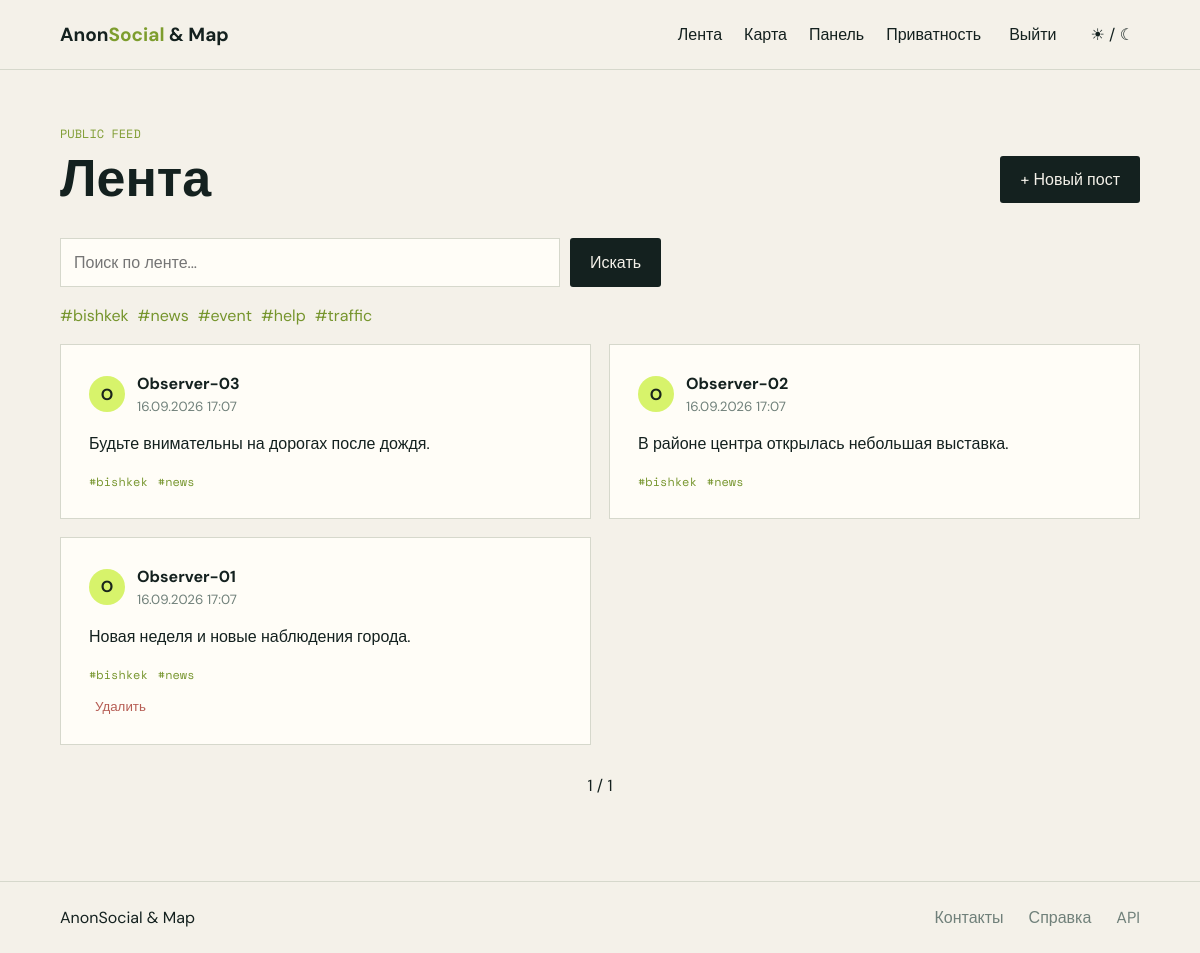
Page /feed/ (signed in) on the committed database.
### core/models.py (models this page shows, shortened)
class Tag(models.Model):
    name = models.CharField(max_length=40, unique=True)

class AnonymousPost(models.Model):
    author = models.ForeignKey(AnonUser, on_delete=models.CASCADE, related_name='posts')
    content = models.TextField(max_length=5000)
    image = models.ImageField(upload_to='posts/%Y/%m/', blank=True, null=True, validators=[validate_image])
    created_at = models.DateTimeField(auto_now_add=True, db_index=True)
    updated_at = models.DateTimeField(auto_now=True)
    is_hidden = models.BooleanField(default=False)
    tags = models.ManyToManyField(Tag, blank=True, related_name='posts')
    class Meta:
        ordering = ['-created_at']
        indexes = [models.Index(fields=['-created_at', 'is_hidden'])]

class AnonUser(AbstractUser):
    anon_code = models.UUIDField(default=uuid.uuid4, unique=True, editable=False, db_index=True)
    pseudonym = models.CharField(max_length=40, unique=True)
    location_visibility = models.CharField(max_length=20, choices=[('friends', 'Только друзья'), ('selected', 'Выбранные друзья'), ('nobody', 'Никто')], default='friends')
    location_sharing_enabled = models.BooleanField(default=True)
    show_on_map = models.BooleanField(default=False)

### core/views.py (the view)
def feed(request):
    posts = AnonymousPost.objects.filter(is_hidden=False).select_related('author').prefetch_related('tags')
    query = request.GET.get('q'); tag = request.GET.get('tag')
    if query: posts = posts.filter(Q(content__icontains=query) | Q(author__pseudonym__icontains=query))
    if tag: posts = posts.filter(tags__name=tag.lstrip('#'))
    from django.core.paginator import Paginator
    return render(request, 'core/feed.html', {'posts': Paginator(posts.distinct(), 8).get_page(request.GET.get('page')), 'tags': Tag.objects.all()})

### templates/core/feed.html
{% extends 'base.html' %}{% block content %}<div class="page-head"><div><p class="kicker">PUBLIC FEED</p><h1>Лента</h1></div>{% if user.is_authenticated %}<a class="button" href="{% url 'post_create' %}">+ Новый пост</a>{% endif %}</div><form class="search" method="get"><input name="q" value="{{ request.GET.q }}" placeholder="Поиск по ленте..."><button class="button" type="submit">Искать</button></form><div class="tagbar">{% for tag in tags %}<a href="?tag={{ tag.name }}">#{{ tag.name }}</a>{% endfor %}</div><div class="post-grid">{% for post in posts %}<article class="post-card"><div class="post-meta"><span class="avatar">{{ post.author.pseudonym|slice:':1' }}</span><div><b>{{ post.author.pseudonym }}</b><small>{{ post.created_at|date:'d.m.Y H:i' }}</small></div></div><p>{{ post.content }}</p><div class="post-tags">{% for tag in post.tags.all %}<span>#{{ tag.name }}</span>{% endfor %}</div>{% if post.author == user %}<form method="post" action="{% url 'post_delete' post.pk %}">{% csrf_token %}<button class="danger">Удалить</button></form>{% endif %}</article>{% empty %}<div class="empty">Пока нет публикаций. Станьте первым автором.</div>{% endfor %}</div><div class="pagination">{% if posts.has_previous %}<a href="?page={{ posts.previous_page_number }}">←</a>{% endif %}<span>{{ posts.number }} / {{ posts.paginator.num_pages }}</span>{% if posts.has_next %}<a href="?page={{ posts.next_page_number }}">→</a>{% endif %}</div>{% endblock %}

### static/css/site.css (style rules this page uses)
:root { --ink:#14211f;--paper:#f4f1e9;--muted:#70807a;--line:#d6d8cc;--accent:#d7f36b;--card:#fffdf7 }
* { box-sizing:border-box }
body { margin:0;background:var(--paper);color:var(--ink);font:16px 'DM Sans',sans-serif }
a { color:inherit;text-decoration:none }
.button { display:inline-block;background:var(--ink);color:var(--paper);border:0;padding:13px 20px;border-radius:3px;cursor:pointer;font:inherit }
h1 { font-size:clamp(42px,7vw,90px);line-height:.95;margin:10px 0 22px;letter-spacing:0 }
.kicker { font:12px 'Space Mono';letter-spacing:0;color:#809d34 }
.page-head { display:flex;justify-content:space-between;align-items:end;margin-bottom:35px }
.page-head h1 { font-size:52px;margin:0 }
.page-head .kicker { margin:0 0 12px }
.panel,.form-shell,.post-card { background:var(--card);border:1px solid var(--line);padding:28px }
.search { display:flex;gap:10px }
.search input,input,textarea,select { width:100%;padding:13px;background:var(--card);border:1px solid var(--line);color:var(--ink);font:inherit }
.search input { max-width:500px }
.tagbar { display:flex;gap:9px;flex-wrap:wrap;margin:18px 0 }
.tagbar a,.post-tags span { color:#76952d }
.post-grid { display:grid;grid-template-columns:repeat(2,1fr);gap:18px }
.post-meta { display:flex;gap:12px;align-items:center }
.post-meta small { display:block;color:var(--muted);margin-top:4px }
.avatar { display:grid;place-items:center;width:36px;height:36px;border-radius:50%;background:var(--accent);color:#1a251b;font-weight:bold }
.post-card>p { line-height:1.6 }
.post-tags { display:flex;gap:10px;font:12px 'Space Mono' }
.danger { margin-top:15px;background:none;border:0;color:#b65d54;cursor:pointer }
.pagination { display:flex;justify-content:center;gap:25px;margin:30px }

### rows in the picture
Tag: name "bishkek"
Tag: name "news"
Tag: name "event"
Tag: name "help"
Tag: name "traffic"
AnonymousPost: author.pseudonym "O", author.pseudonym "Observer-03", created_at "16.09.2026 17:07", content "Будьте внимательны на дорогах после дождя."
AnonymousPost: author.pseudonym "O", author.pseudonym "Observer-02", created_at "16.09.2026 17:07", content "В районе центра открылась небольшая выставка."
AnonymousPost: author.pseudonym "O", author.pseudonym "Observer-01", created_at "16.09.2026 17:07", content "Новая неделя и новые наблюдения города.", shows "Удалить"

### other values in the picture
{{ posts.number }} "1"
{{ posts.paginator.num_pages }} "1"
